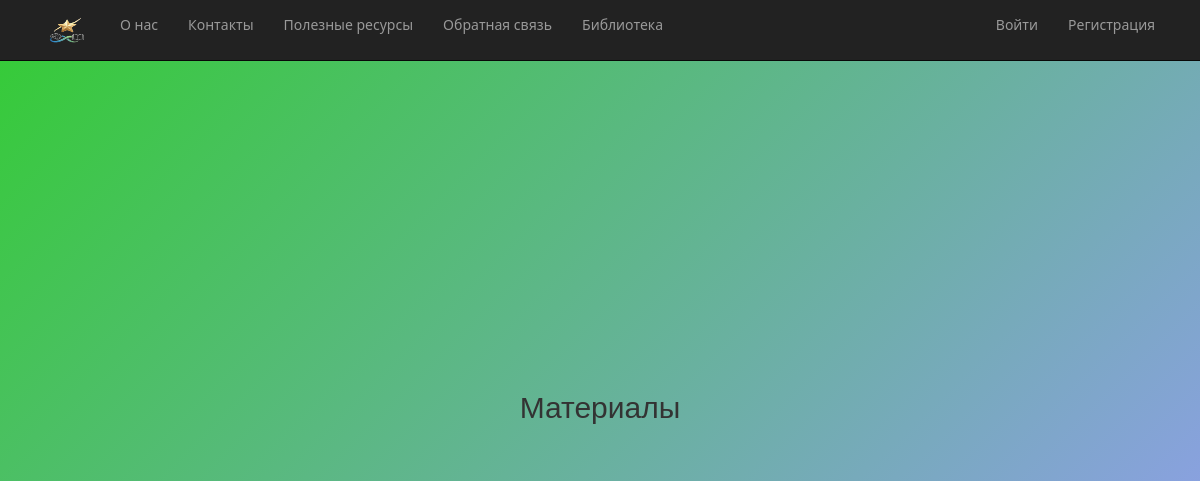
Before: /blog with the older database file.
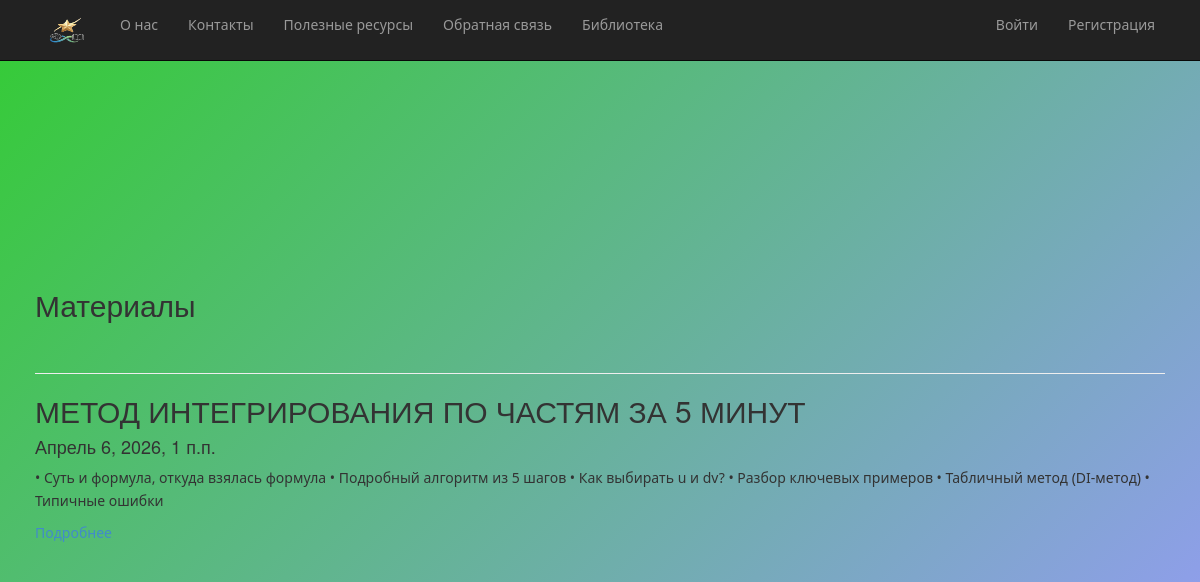
After: the same page with the newer database file.
### app/models.py (models this page shows, shortened)
class Blog(models.Model):
    title = models.CharField(max_length = 100, unique_for_date = "posted", verbose_name = "Заголовок")
    description = models.TextField(verbose_name= "Краткое содержание" )
    content = models.TextField(verbose_name= "Полное содержание")
    posted = models.DateTimeField(default=datetime.now(), db_index= True, verbose_name = "Опубликована")
    author = models.ForeignKey(User, null=True, blank=True, on_delete = models.SET_NULL, verbose_name = "Автор")
    class Meta:
        db_table = "Posts"
        ordering = ["-posted"]
        verbose_name = "статья блога"
        verbose_name_plural = "статьи блога"

### app/views.py (the view)
# urls.py: path('blog', views.blog, name = 'blog'),
def blog(request):
    posts = Blog.objects.all()
    assert isinstance(request, HttpRequest)
    return render(
        request,
        'app/blog.html',
    {
        'title':'Материалы',
        'posts': posts,
        'year': datetime.now().year,
    }
    )

### app/templates/app/blog.html
{% extends 'app/layout.html' %}
{% block content %}
<h2>{{title}}</h2>
<br />
{% for post in posts %}
<hr />
<div>
    <h2> {{post.title}} </h2>
    <h4> {{post.posted}} </h4>
    <p> {{post.description}} </p>
    <p><a href="{% url 'blogpost' parametr=post.id %}"> Подробнее </a></p>
</div>
{% endfor %}
{% endblock %}

Changed rows visible on the page:
added Blog: title "МЕТОД ИНТЕГРИРОВАНИЯ ПО ЧАСТЯМ ЗА 5 МИНУТ", posted "Апрель 6, 2026, 1 п.п.", description "• Суть и формула, откуда взялась формула • Подробный алгоритм из 5 шагов • Как выбирать u и dv? • Разбор ключевых примеров • Табличный метод (DI-метод) • Типичные ошибки"
